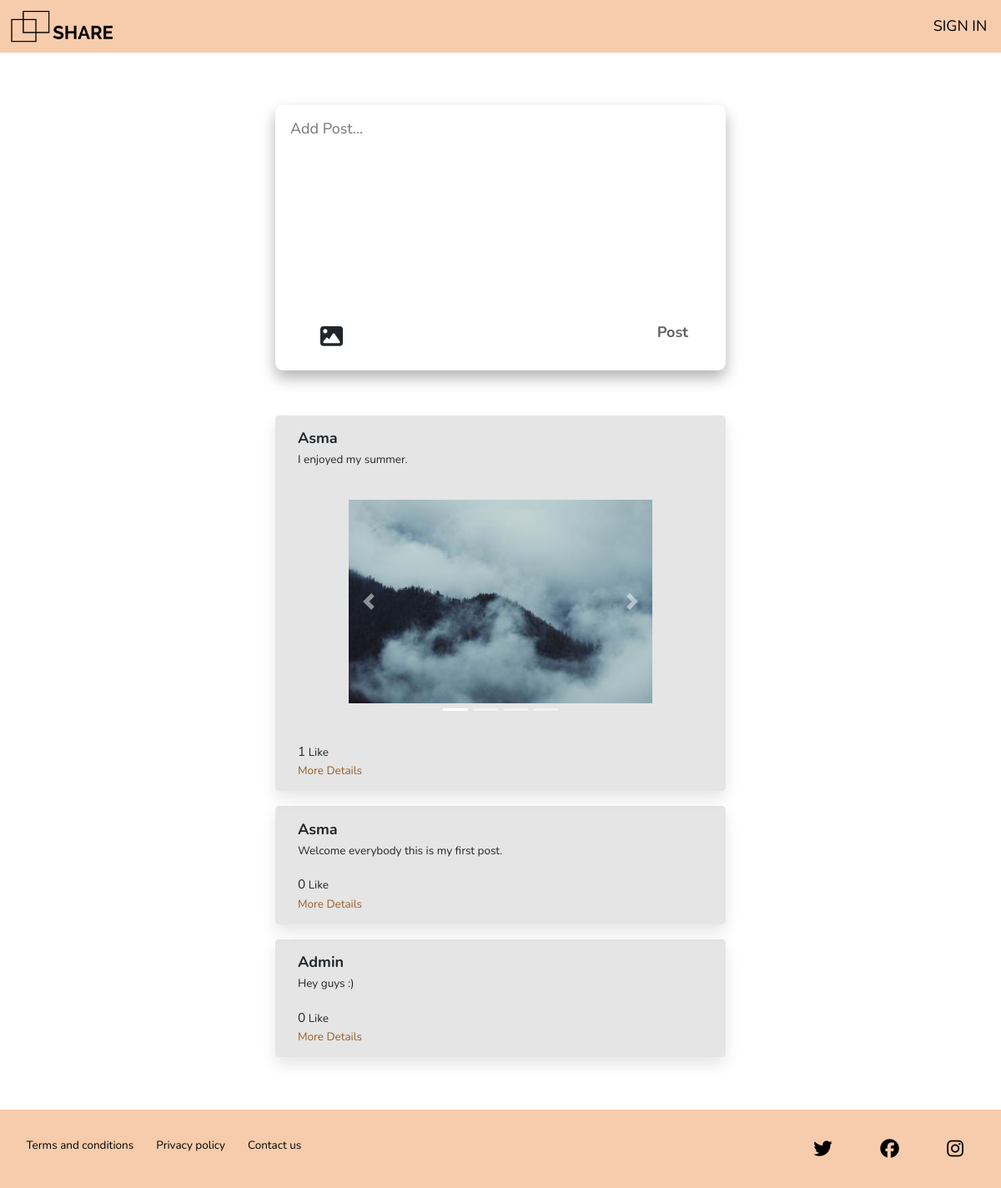
The page / on the database its author committed.
### social/models.py (models this page shows, shortened)
class Post(models.Model):
    user = models.ForeignKey(User, on_delete = models.CASCADE)
    post = models.TextField(max_length=500)
    date = models.DateTimeField(auto_now_add= True)
    likes = models.ManyToManyField(User, related_name="likes", null=True, blank=True)
    class Meta:
        ordering = ['-date',]

class User(AbstractUser):
    pass

class PostImage(models.Model):
    post = models.ForeignKey(Post, on_delete=models.CASCADE, related_name="images")
    imgs = models.FileField(blank=True, null=True, upload_to="images/" )

### social/views.py (the view, shortened to what this page needs)
# urls.py: path('', views.share, name="index"),
def share(request):
    storage = messages.get_messages(request)
    pst = Post()
    post = Post.objects.all().order_by('-date')
    return render(request, 'social/index.html', {"posts":post, "messages": storage,  })

### social/templates/social/index.html (shortened to what this page needs)
{% extends 'social/layout.html' %}
{% load static %}
{% load thumbnail %}
{% block body %}
    <body class="share__body nave">
        <div class="share">
            <div class="share__container">
                <div class="mt-sm">
                    <form action="{% url 'index' %}" method="POST" class="share__form" enctype="multipart/form-data">
                        <textarea name="post" id="post" cols="30" rows="10" class="share__textarea form__input mb-sm" placeholder="Add Post..." maxlength="500" required></textarea>
                        <div class="share__form--container">
                            <div style="padding: 0 1rem;">
                                <label for="img" class="share__form--label " id="img"style="cursor: pointer;"><i class="fa-solid fa-image imge"style="cursor: pointer;"></i></label>
                            </div>
                            <input type="submit"  id="submit" class="mt-sm share__form--submit" placeholder="Post" value="Post">
                        </div>
                    </form>
                </div>
                {% if posts %}
                    <div class=" share__post mt-sm">
                        {% for post in posts %}
                        <div class="post">
                            <strong>{{ post.user }}</strong>
                            <p class="post__content" >{{ post.post }}</p>
                            {% if post.images.all  %}
                            <div id="{{ post.id }}" class="carousel slide carousel-fade" data-ride="carousel" data-interval="false">
                                <ol class="carousel-indicators">
                                    {% for img in post.images.all  %}
                                      <li data-target="#{{ post.id }}" data-slide-to="{{ forloop.counter0 }}" class="{% if forloop.counter0 == 0 %} active {% endif %}"></li>
                                    {% endfor %}
                                    </ol>
                                <div class="carousel-inner" role="listbox">
                                    {% for img in post.images.all %}
                                    <div class="carousel-item{% if forloop.counter0 == 0 %} active {% endif %}">
                                        <img class="d-block w-75" height="300px"src="{{ img.imgs.url }}" alt="Post images" style="border-radius: 3px; margin: 0 auto; object-fit: contain;">
                                    </div>
                                  {% endfor %}
                               </div>
                               {% if post.images.all.count > 1%}
                               <a class="carousel-control-prev" href="#{{ post.id }}" role="button" data-slide="prev">
                                <span class="carousel-control-prev-icon" aria-hidden="true"></span>
                               </a>
                               <a class="carousel-control-next" href="#{{ post.id }}" role="button" data-slide="next">
                                 <span class="carousel-control-next-icon" aria-hidden="true"></span>
                               </a>
                               {% endif %}
                            </div>
                         {% endif %}
                            <div class="post__like-container mt-sm">
                                <span id="like{{ post.id }}"><span class="post__like--count">{{ post.likes.all.count }}</span> {% if post.likes.all.count > 1 %}Likes{% else %}Like {% endif %}</span>
                            </div>
                            <a href="{% url 'post' post.id %}" class="post__details">More Details</a>
                        </div>
                    {% endfor %}
                    </div>
                {% endif %}
        </div>
        </div>
    </body>
{% endblock %}

### social/templates/social/layout.html (shortened to what this page needs)
{% load static %}
<!DOCTYPE html>
<html lang="en">
<head>
    <link rel="stylesheet" href="https://cdnjs.cloudflare.com/ajax/libs/font-awesome/5.15.4/css/all.min.css">
    <link rel="stylesheet" href="https://cdn.jsdelivr.net/npm/bootstrap@4.0.0/dist/css/bootstrap.min.css">
    <link rel="stylesheet" href="{% static 'social/style.css' %}">
</head>
<body>
<div class="flex__wrapper">
    <div class="lay_container">
      <nav class="nav-bar">
        <div class="logo-box" id="flex">
          <a href="{% url 'index' %}"><img src="{% static 'media/logo.png' %}" alt="Logo Image"></a>
        </div>
         {% if user.is_authenticated %}
         <li class="nav-item"> <a href="{% url 'logout' %}" class="nav-items__link ">Logout</a> </li>
         {% else %}
             <li class="nav-item"> <a href="{% url 'login' %}" class="nav-items__link ">Sign in</a> </li>
         {% endif %}
       </nav>
        {% block body %}
        {% endblock %}
    </div>
    <footer class="footer">
      <ul>
        <li>Terms and conditions</li>
        <li>Privacy policy</li>
        <li>Contact us</li>
      </ul>
      <div class="footer__social-icons">
        <a href="#"><i class="fa-brands fa-twitter"></i></a>
        <a href="#"><i class="fa-brands fa-facebook"></i></a>
        <a href="#"><i class="fa-brands fa-instagram"></i></a>
      </div>
    </footer>
</div>
</body>
</html>

### social/static/social/style.css (style rules this page uses)
html { font-size: 62.5%; }
@media only screen and (max-width: 75em) { html { font-size: 56.25%; } }
body { font-family: "Nunito", sans-serif; font-weight: 400; line-height: 1.6; -webkit-box-sizing: border-box; box-sizing: border-box; background-color: rgba(0, 0, 0, 0.05); }
.flex__wrapper { display: -webkit-box; display: -ms-flexbox; display: flex; -webkit-box-orient: vertical; -webkit-box-direction: normal; -ms-flex-direction: column; flex-direction: column; -webkit-box-pack: justify; -ms-flex-pack: justify; justify-content: space-between; height: 100vh; }
.nav-bar { width: 100%; background-color: #F7CCAC; display: -webkit-box; display: -ms-flexbox; display: flex; -webkit-box-align: center; -ms-flex-align: center; align-items: center; -webkit-box-pack: justify; -ms-flex-pack: justify; justify-content: space-between; font-family: "Nunito", sans-serif; min-height: 7rem; }
.nav-item { display: inline-block; margin: 0 5px; font-family: inherit; }
.nav-item a { color: #000; text-transform: uppercase; padding: .7rem 1.3rem; font-size: 2rem; border-radius: 3px; font-family: inherit; }
.logo-box { height: 5rem; padding-left: 1rem; }
.logo-box img { height: 100%; }
.footer { width: 100%; display: -webkit-box; display: -ms-flexbox; display: flex; -webkit-box-pack: justify; -ms-flex-pack: justify; justify-content: space-between; -webkit-box-align: center; -ms-flex-align: center; align-items: center; font-size: 1.5rem; padding: 2rem; background-color: #F7CCAC; color: #000; }
.footer ul { display: -webkit-box; display: -ms-flexbox; display: flex; }
.footer ul li { list-style: none; padding: 0 1.7rem; -webkit-transition: all .2s; transition: all .2s; padding: 1.5rem; cursor: pointer; }
.footer__social-icons a { font-size: 2.5rem; padding: 0 1.5rem; color: currentColor; -webkit-transition: all .2s; transition: all .2s; }
.footer__social-icons a i { -webkit-transition: all .2s; transition: all .2s; padding: 1.5rem; }
.share__body { background-color: #fff; }
.share__container { display: -webkit-box; display: -ms-flexbox; display: flex; -webkit-box-orient: vertical; -webkit-box-direction: normal; -ms-flex-direction: column; flex-direction: column; -webkit-column-gap: 10rem; column-gap: 10rem; padding: 5rem; }
.share__form { width: 60rem; position: relative; margin: 0 auto; }
.share__form--submit { display: inline-block; padding: 1rem 3rem; border: none; color: #616161; background-color: transparent; font-size: 2rem; cursor: pointer; font-weight: bold; font-family: inherit; border-radius: 2rem; position: absolute; bottom: 2.5rem; right: 0; margin-right: 2rem; }
.share__form--label { position: absolute; bottom: -.5rem; left: 3rem; font-size: 3rem; }
.share__textarea { border-radius: 1rem; -webkit-box-shadow: 0 1rem 2rem rgba(0, 0, 0, 0.3); box-shadow: 0 1rem 2rem rgba(0, 0, 0, 0.3); resize: none; width: 100%; margin: 0 auto; }
.post { -webkit-box-shadow: 0 1rem 2rem rgba(0, 0, 0, 0.1); box-shadow: 0 1rem 2rem rgba(0, 0, 0, 0.1); padding: 1.5rem 3rem; font-size: 1.5rem; margin: 2rem auto; background-color: rgba(0, 0, 0, 0.1); min-height: 12rem; width: 60rem; border-radius: .5rem; }
.post__content { -webkit-hyphens: auto; -ms-hyphens: auto; hyphens: auto; }
.post strong { text-transform: capitalize; font-size: 2rem; }
.post__like-container { display: -webkit-box; display: -ms-flexbox; display: flex; -webkit-box-align: center; -ms-flex-align: center; align-items: center; -webkit-column-gap: 1rem; column-gap: 1rem; }
.post__like--count { font-size: 1.7rem; }
.post__details { text-decoration: none; color: #995E25; }
.form__input { font-size: 2rem; color: rgba(0, 0, 0, 0.8); font-family: "Nunito", sans-serif; padding: 1.5rem 2rem; margin-bottom: 1rem; border: none; border-bottom: 3px solid transparent; display: block; -webkit-box-flex: 0; -ms-flex: 0 0 70%; flex: 0 0 70%; -webkit-transition: all .2s; transition: all .2s; }
.imge { position: absolute; bottom: 3rem; left: 3rem; }
.carousel-control-prev { left: 10%; }
.carousel-control-next { right: 10%; }
.mb-sm { margin-bottom: 2rem; }
.mt-sm { margin-top: 2rem; }

### rows shown on the page
Post: user "Asma", post "I enjoyed my summer.", likes.all.count "1", shows "Like"
PostImage: imgs (picture)
Post: user "Asma", post "Welcome everybody this is my first post.", likes.all.count "0", shows "Like"
Post: user "Admin", post "Hey guys :)", likes.all.count "0", shows "Like"
